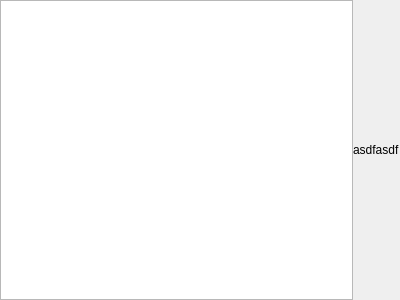
<?xml version="1.0" encoding="UTF-8"?>
<ui version="4.0">
 <class>ShowUriContent</class>
 <widget class="QWidget" name="ShowUriContent">
  <property name="geometry">
   <rect>
    <x>0</x>
    <y>0</y>
    <width>400</width>
    <height>300</height>
   </rect>
  </property>
  <property name="windowTitle">
   <string>Form</string>
  </property>
  <layout class="QHBoxLayout" name="horizontalLayout">
   <property name="spacing">
    <number>0</number>
   </property>
   <property name="leftMargin">
    <number>0</number>
   </property>
   <property name="topMargin">
    <number>0</number>
   </property>
   <property name="rightMargin">
    <number>0</number>
   </property>
   <property name="bottomMargin">
    <number>0</number>
   </property>
   <item>
    <widget class="QTextBrowser" name="show_text"/>
   </item>
   <item>
    <widget class="QLabel" name="show_image">
     <property name="text">
      <string>asdfasdf</string>
     </property>
    </widget>
   </item>
  </layout>
 </widget>
 <resources/>
 <connections/>
</ui>
